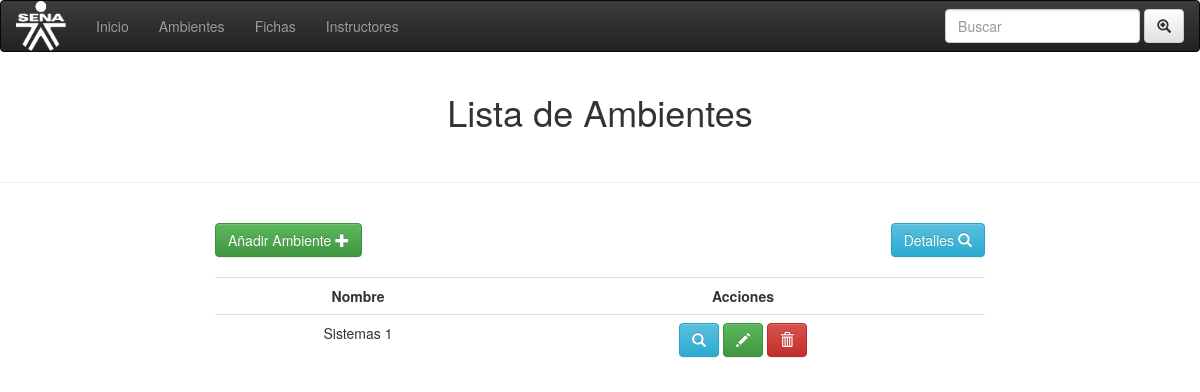
Before: /ambientes/ambientes.php with the older database file.
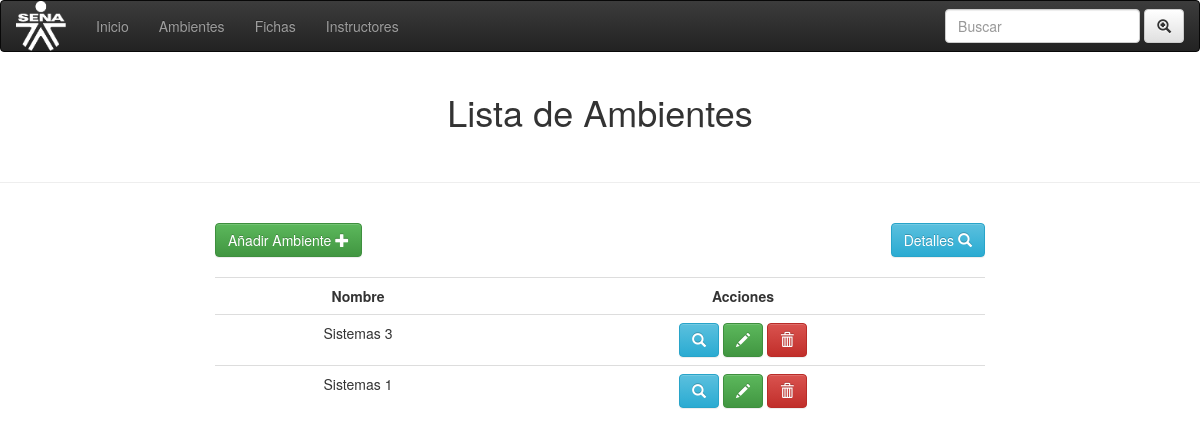
After: the same page with the newer database file.
### tables this page shows
CREATE TABLE `ambientes` (
  `id` int(11) NOT NULL,
  `nombre` varchar(100) NOT NULL,
  `descripcion` varchar(200) NOT NULL,
  `disponibilidad` varchar(200) NOT NULL
);

### ambientes/ambientes.php (the view, shortened to what this page needs)
<!DOCTYPE html>
<html lang="en">
<head>
	<link rel="stylesheet" href="css/bootstrap.min.css">
	<link rel="stylesheet" href="css/bootstrap-theme.min.css">
	<link rel="stylesheet" href="css/font-awesome.css">
	<link rel="stylesheet" href="css/index.css">
</head>
<body>
		<nav class="navbar navbar-inverse ">
		  <div class="container-fluid">
		    <div class="navbar-header">
		       <a class="navbar-brand" href="#"><img id="img1" src="imgs/sena.png" class="img-rounded" width="100" height="100"></a>
		    </div>
		    <ul class="nav navbar-nav">
		      <li><a href="../index.php">Inicio</a></li>
		      <li><a href="#">Ambientes</a></li>
		      <li><a href="../fichas/index_ficha.php">Fichas</a></li>
		      <li><a href="../instructores/gestionarIns.php">Instructores</a></li>
		    </ul>
		    <form class="navbar-form navbar-right">
		      <div class="form-group">
		        <input type="text" class="form-control" placeholder="Buscar">
		      </div>
		      <button type="submit" class="btn btn-default"><i class="glyphicon glyphicon-zoom-in"></i></button>
		    </form>
		  </div>
		</nav>
	<div class="container-fluid">
		<h1 class="text-center" >Lista de  Ambientes</h1><br>
	</div>
	<hr>
		<br>
<div class="col-md-8 col-md-offset-2" >
	<a  class="btn btn-success " href="anadir_ambiente.php">Añadir Ambiente
		<i  class="glyphicon glyphicon glyphicon-plus" ></i>
		<a  class="btn btn-info pull-right" href="../calendario/index.php">Detalles
		<i  class="glyphicon glyphicon glyphicon-search" ></i>
	</a><br><br>
	<table class="text-center table table-hover">
		<tr>
			<td><strong>Nombre</strong></td>
			<td><strong>Acciones</strong></td>
		</tr>
	<?php
		$con = mysqli_connect('localhost','root','','programacion_trimestral');
		$sql = mysqli_query($con, "SELECT * FROM ambientes");
		while($row = mysqli_fetch_array($sql)){
			echo "<tr>
					<td>".$row['nombre']."</td>
					<td>
						<a class='btn btn-info' href='consultar_ambiente.php?id=".$row['id']."'>
							<i data-toggle='tooltip' data-placement='top' title='Consultar'  class='glyphicon glyphicon-search' ></i>
						</a>
						<a class='btn btn-success' href='modificar_ambiente.php?id=".$row['id']."'>
							<i data-toggle='tooltip' data-placement='top' title='Modificar' class='glyphicon glyphicon-pencil' ></i>
						</a>
						<a class='btn btn-danger' href='eliminar_ambiente.php?id=".$row['id']."'>
							<i data-toggle='tooltip' data-placement='top' title='Eliminar' class='glyphicon glyphicon-trash' ></i>
						</a>
					</td>
				</tr>";
		}
	 ?>
	</table>
</div>
</body>
</html>

Changed rows visible on the page:
added ambientes: nombre "Sistemas 3"
